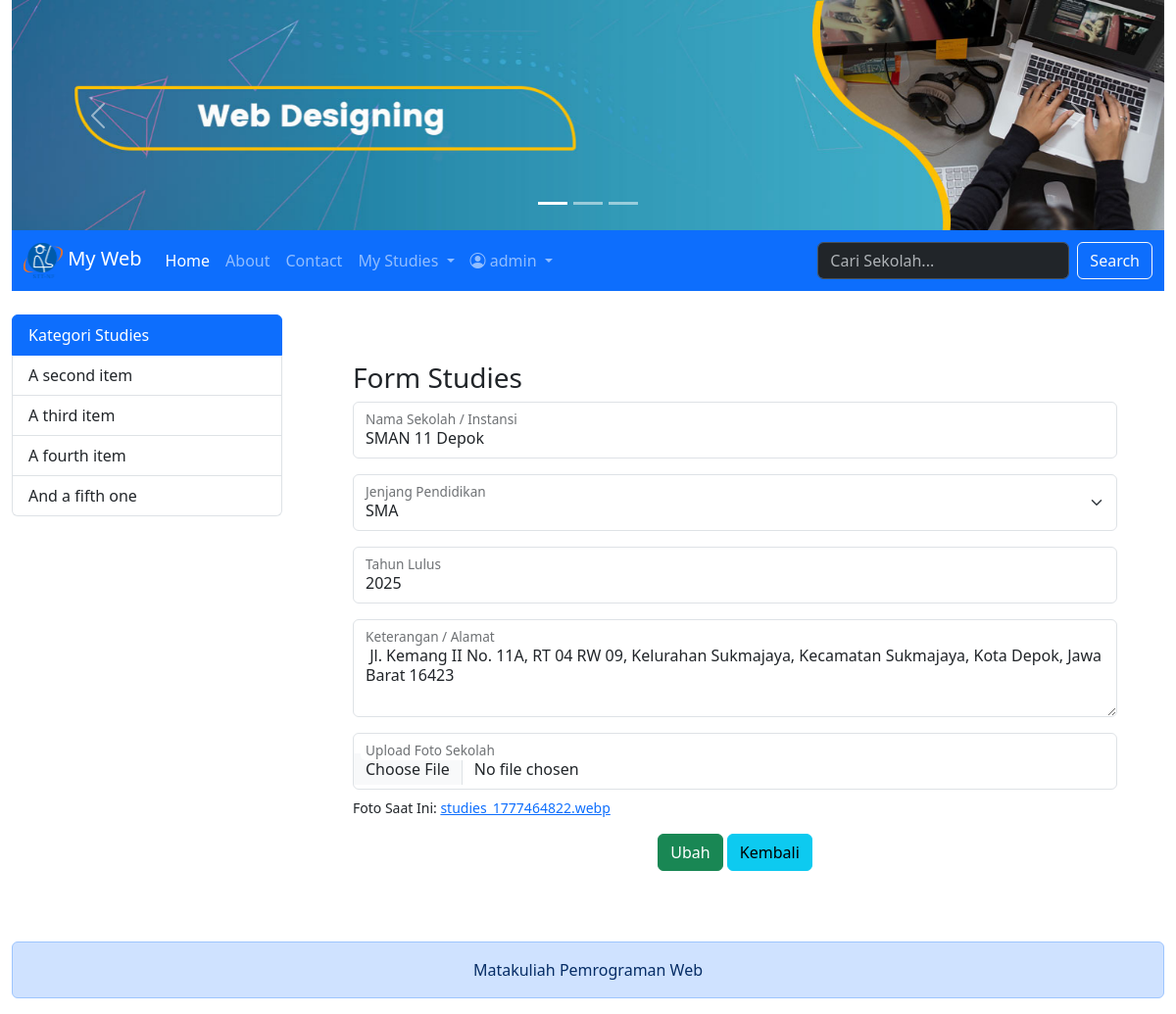
The app's page /index.php?hal=studies_form&id=9 (signed in) with its own data.
### tables this page shows
CREATE TABLE `studies` (
  `id` int(11) NOT NULL,
  `nama` varchar(100) NOT NULL,
  `idlevel` int(11) DEFAULT NULL,
  `keterangan` text DEFAULT NULL,
  `tahun_lulus` year(4) DEFAULT NULL,
  `foto_sekolah` varchar(100) DEFAULT NULL
);

### models/Studies.php (called while the page is built, shortened)
<?php
class Studies
{
    private $koneksi;
    public function __construct()
    {
        global $dbh;
        if ($dbh) {
            $this->koneksi = $dbh;
        } else {
            include_once 'koneksi.php';
            $this->koneksi = $dbh;
        }
    }
    public function getStudies($id)
    {
        try {
            $sql = "SELECT studies.*, level.nama AS nama_level
                    FROM studies
                    INNER JOIN level ON level.id = studies.idlevel
                    WHERE studies.id = ?";
            $ps = $this->koneksi->prepare($sql);
            $ps->execute([$id]);
            return $ps->fetch();
        } catch (PDOException $e) {
            die("Error Detail: " . $e->getMessage());
        }
    }
}

### models/Level.php (called while the page is built, shortened)
<?php
class Level
{
    private $koneksi;
    public function __construct()
    {
        global $dbh;
        $this->koneksi = $dbh;
    }
    public function index()
    {
        $sql = "SELECT * FROM level ORDER BY id DESC";
        return $this->koneksi->query($sql);
    }
}

### studies_form.php (the view, shortened to what this page needs)
<?php
$obj_level = new Level();
$rs = $obj_level->index();
@$id = $_REQUEST['id'];
$obj_studies = new Studies();
if(!empty($id)){
    $row = $obj_studies->getStudies($id);
}
else {
    $row = [];
}
?>
<div class="container px-5 my-5">
    <h3>Form Studies</h3>
    <form id="studiesForm" method="POST" action="controller/studies.php" enctype="multipart/form-data">
        <div class="form-floating mb-3">
            <input class="form-control" name="nama" value="<?= @$row['nama'] ?>" id="namaStudies" type="text" placeholder="Nama Sekolah/Instansi" required />
            <label for="namaStudies">Nama Sekolah / Instansi</label>
        </div>
        <div class="form-floating mb-3">
            <select class="form-select" name="idlevel" id="levelStudies" aria-label="Level Studies" required>
                <?php
                foreach($rs as $level){
                    $sel = ($level['id'] == @$row['idlevel']) ? "selected" : "" ;
                ?>
                <option value="<?= $level['id'] ?>" <?= $sel ?>><?= $level['nama'] ?></option>
                <?php } ?>
            </select>
            <label for="levelStudies">Jenjang Pendidikan</label>
        </div>
        <div class="form-floating mb-3">
            <input class="form-control" name="tahun_lulus" value="<?= @$row['tahun_lulus'] ?>" id="tahunLulus" type="number" placeholder="Tahun Lulus" required />
            <label for="tahunLulus">Tahun Lulus</label>
        </div>
        <div class="form-floating mb-3">
            <textarea class="form-control" name="keterangan" id="keterangan" placeholder="Keterangan" style="height: 100px"><?= @$row['keterangan'] ?></textarea>
            <label for="keterangan">Keterangan / Alamat</label>
        </div>
        <div class="form-floating mb-3">
            <input class="form-control" name="foto_sekolah" id="fotoStudies" type="file" accept="image/*" />
            <label for="fotoStudies">Upload Foto Sekolah</label>
            <?php if(!empty($row['foto_sekolah']) && file_exists('IMG/' . $row['foto_sekolah'])): ?>
                <small class="d-block mt-2">Foto Saat Ini: <a href="IMG/<?= $row['foto_sekolah'] ?>" target="_blank"><?= $row['foto_sekolah'] ?></a></small>
            <?php endif; ?>
        </div>
        <div class="text-center">
            <?php
            if(empty($id)){
            ?>
                <button class="btn btn-primary" name="proses" type="submit" value="simpan">Simpan</button>
            <?php
            }
            else{
            ?>
                <button class="btn btn-success" name="proses" type="submit" value="ubah">Ubah</button>
            <?php } ?>
            <a href="index.php?hal=studies_list" class="btn btn-info">Kembali</a>
        </div>
    </form>
</div>

### records on screen
studies: nama "SMAN 11 Depok", tahun_lulus "2025", keterangan "Jl. Kemang II No. 11A, RT 04 RW 09, Kelurahan Sukmajaya, Kecamatan Sukmajaya, Kota Depok, Jawa Barat 16423", foto_sekolah "studies_1777464822.webp"

### other values on screen
$_SESSION['MEMBER']['username'] "admin"
form field idlevel "SMA"
